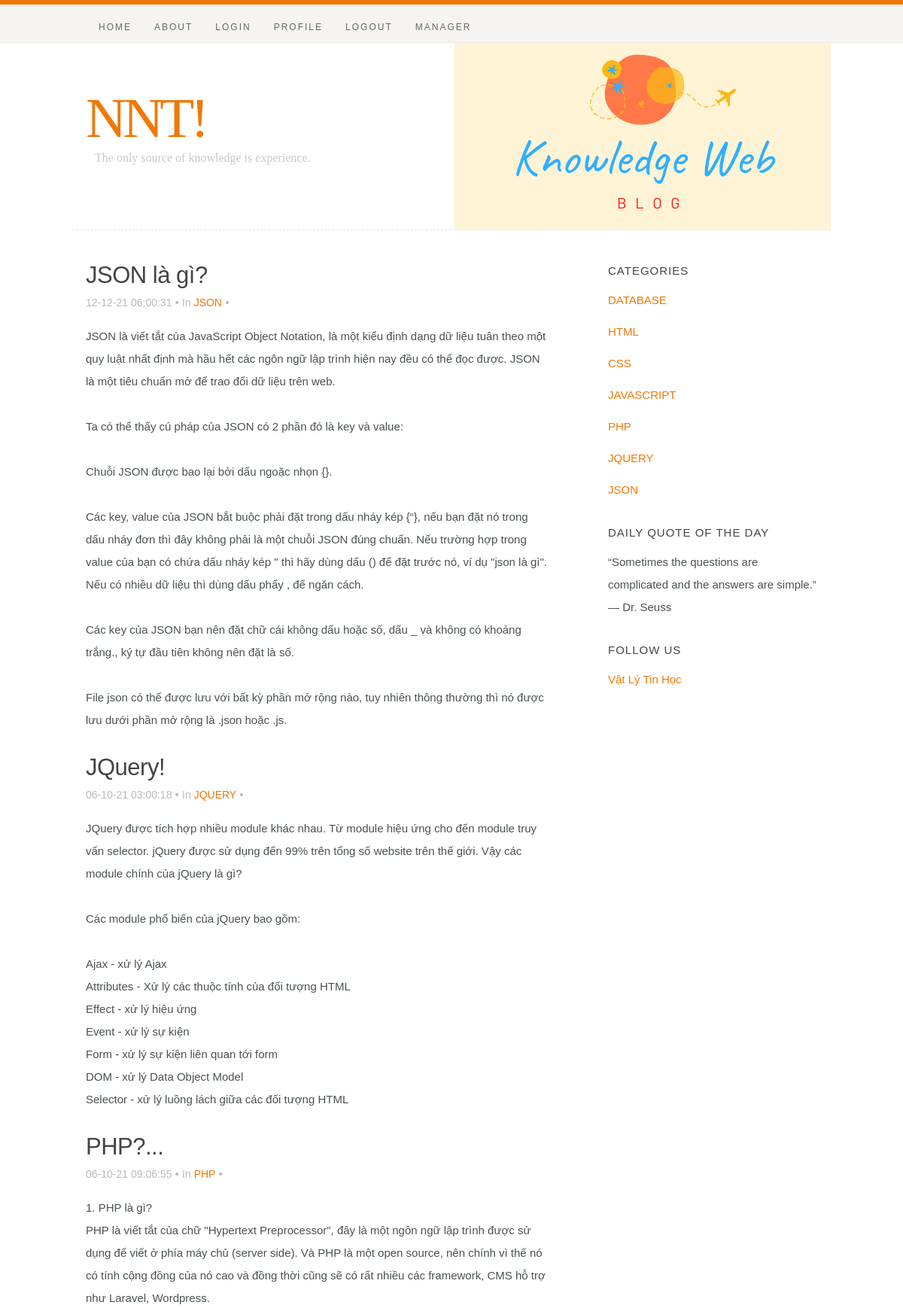
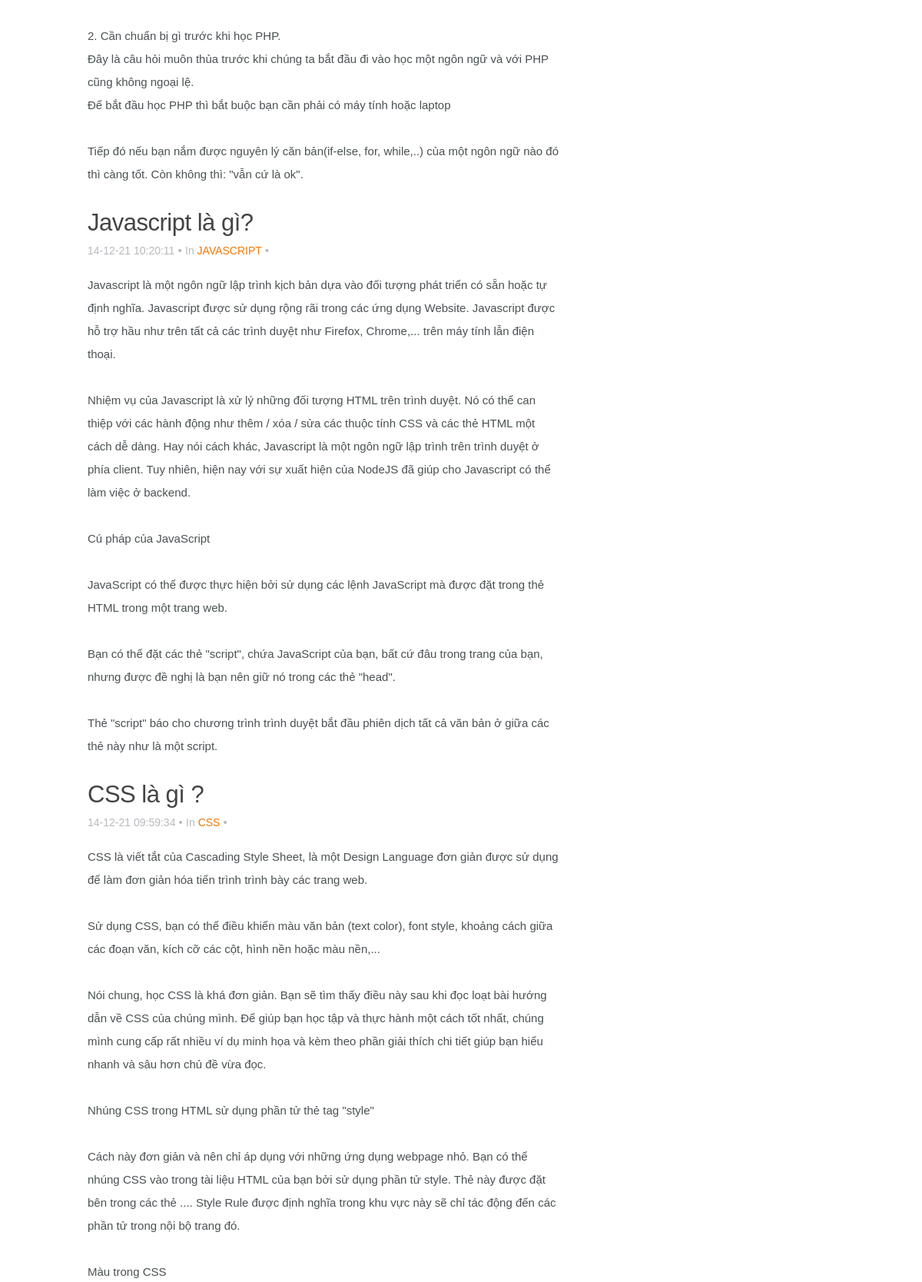
The page / (upper part) on the database its author committed (2 pictures, top to bottom).
### tables this page shows
CREATE TABLE IF NOT EXISTS `posts` (
  `id` int(6) NOT NULL AUTO_INCREMENT,
  `cat_id` int(3) NOT NULL,
  `title` varchar(255) NOT NULL,
  `contents` text NOT NULL,
  `date_posted` datetime NOT NULL,
  PRIMARY KEY (`id`)
);

CREATE TABLE IF NOT EXISTS `categories` (
  `id` int(3) NOT NULL AUTO_INCREMENT,
  `name` text NOT NULL,
  PRIMARY KEY (`id`)
);

### resources/functions/blog.php (called while the page is built, shortened)
<?php
function get_posts($id = null, $cat_id = null){
  global $conn;
    $posts = array();
    $query = "SELECT
              `posts`.`id` AS `post_id` ,
               `categories`.`id` AS `category_id`,
               `title`,`contents`,`date_posted`,
               `categories`.`name`
               FROM `posts`
               INNER JOIN `categories` ON `categories`.`id` = `posts`.`cat_id` " ;
    $query .= "ORDER BY `post_id` DESC";
    $query = mysqli_query($conn,$query);
    while($row = mysqli_fetch_assoc($query)){
    $posts[] = $row;
   }
   return $posts;
}
function get_categories($id = null){
  global $conn;
   $categories = array();
   $query = mysqli_query($conn,"SELECT `id`,`name` FROM `categories`");
   while($row = mysqli_fetch_assoc($query)){
    $categories[] = $row;
   }
   return $categories;
}

### index.php (the view, shortened to what this page needs)
<?php
$posts = get_posts((isset($_GET['id']))? $_GET['id'] : null);
?>
<!DOCTYPE html>
<html class="no-js" lang="en">
<head>
   <link rel="stylesheet" href="css/default.css">
	<link rel="stylesheet" href="css/layout.css">
	<link rel="stylesheet" href="css/media-queries.css">
</head>
<body>
   <header id="top">
   	<div class="row">
   		<div class="header-content twelve columns">
		      <h1 id="logo-text"><a href="index.php" title="">NNT!</a></h1>
				<p id="intro">The only source of knowledge is experience.</p>
			</div>
	   </div>
      <nav id="nav-wrap">
	   	<div class="row">
			   	<ul id="nav" class="nav">
			      	<li class="current"><a href="index.php">Home</a></li>
			      	<li><a href="page.html">About</a></li>
                  <li><a href="login.php">Login</a></li>
                  <li><a href="profile.php">Profile</a></li>
                  <li><a href="logout.php">Logout</a></li>
                  <li><a href="admin.php">Manager</a></li>
			   	</ul>
	   	</div>
	   </nav>
   </header>
   <div id="content-wrap">
   	<div class="row">
   		<div id="main" class="eight columns">
	   		<article class="entry">
		<?php
     foreach($posts as $post){
      ?>
					<header class="entry-header">
						<h2 class="entry-title">
							<h2><a href='index.php?id=<?php echo $post['post_id']; ?>' ><?php echo $post['title']; ?></a></h2>
						</h2>
						<div class="entry-meta">
							<ul>
								<li> <?php echo date('d-m-y h:i:s',strtotime($post['date_posted'])); ?></li>
								<span class="meta-sep">&bull;</span>
								<li><a href="#" title="" rel="category tag">In <a href='category.php?id=<?php echo $post['category_id']; ?>' ><?php echo "<font color='#f17806'>".$post['name']."</font>"; ?></a></li>
								<span class="meta-sep">&bull;</span>
							</ul>
						</div>
					</header>
					<div class="entry-content">
						<p><?php echo nl2br($post['contents']); ?></p>
					</div>
									 <?php
     }
     ?>
				</article>
   		</div>
   		<div id="sidebar" class="four columns">
   			<div class="widget widget_categories group">
   				<h3>Categories</h3>
   				<?php
     foreach(get_categories() as $category){
     ?>
      <p><a href="category.php?id=<?php echo $category['id'];?>"><?php echo $category['name']; ?></a>
     <?php
     }
     ?>
				</div>
				<div class="widget widget_text group">
					<h3>Daily Quote of the Day</h3>
   				<p>“Sometimes the questions are complicated and the answers are simple.” ― Dr. Seuss</p>
   			</div>
            <div class="widget widget_text group">
					<h3>Follow us</h3>
               <a href="https://phys.hcmus.edu.vn/vat-ly-tin-hoc">Vật Lý Tin Học</a>
            </div>
   		</div>
   	</div>
   </div>
</body>
</html>

### css/default.css (style rules this page uses)
html, body, div, span, object, iframe, h1, h2, h3, h4, h5, h6, p, blockquote, pre, abbr, address, cite, code, del, dfn, em, img, ins, kbd, q, samp, small, strong, sub, sup, var, b, i, dl, dt, dd, ol, ul, li, fieldset, form, label, legend, table, caption, tbody, tfoot, thead, tr, th, td, article, aside, canvas, details, figcaption, figure, footer, header, hgroup, menu, nav, section, summary, time, mark, audio, video { margin: 0; padding: 0; border: 0; outline: 0; font-size: 100%; vertical-align: baseline; background: transparent; }
article,aside,details,figcaption,figure, footer,header,hgroup,menu,nav,section { display: block; }
*, *:before, *:after { -moz-box-sizing: border-box; -webkit-box-sizing: border-box; box-sizing: border-box; }
html { font-size: 62.5%; }
body { background: #fff; font-family: 'merriweather-regular', sans-serif; font-weight: normal; font-size: 15px; line-height: 30px; color: #4A5153; -webkit-font-smoothing: antialiased; -webkit-text-size-adjust: 100%; }
h1, h2, h3, h4, h5, h6 { color: #444; font-family: 'opensans-semibold', sans-serif; font-weight: normal; text-rendering: optimizeLegibility; }
h1 a, h2 a, h3 a, h4 a, h5 a, h6 a { font-weight: inherit; }
h1 { font-size: 38px; line-height: 42px; margin-bottom: 12px; letter-spacing: -1px; }
h2 { font-size: 28px; line-height: 36px; margin-bottom: 6px; }
h3 { font-size: 22px; line-height: 30px; margin-bottom: 12px; }
p { margin: 0 0 30px 0; }
a, a:visited { text-decoration: none; outline: 0; color: #f17806; -webkit-transition: color .3s ease-in-out; -moz-transition: color .3s ease-in-out; -o-transition: color .3s ease-in-out; transition: color .3s ease-in-out; }
p a, p a:visited { line-height: inherit; }
ul, ol { margin-bottom: 24px; margin-top: 12px; }
ul { list-style: none }
ul li { padding-left: 4px; }
.row { width: 94%; max-width: 1008px; margin: 0 auto; }
.row:before, .row:after { content: " "; display: table; }
.row:after { clear: both; }
.column, .columns { position: relative; padding: 0 18px; min-height: 1px; float: left; }
[class*="column"] + [class*="column"]:last-child { float: right; }
.four, .row .four { width: 33.33333%; }
.eight, .row .eight { width: 66.66667%; }
.twelve, .row .twelve { width: 100%; }
.group:before, .group:after { content: " "; display: table; }
.group:after { clear: both; }

### css/media-queries.css (style rules this page uses)
@media only screen and (min-width: 768px) { #nav-wrap ul#nav { display: block !important; } }

### rows shown on the page
posts: title "JSON là gì?", date_posted "12-12-21 06:00:31", categories.name "JSON", contents "JSON là viết tắt của JavaScript Object Notation, là một kiểu định dạng dữ liệu tuân theo một quy luật nhất định mà hầu hết các ngôn ngữ lập trình hiện nay đều có thể đọc được. JSON là một tiêu chuẩn mở để trao đổi dữ liệu trên web. Ta có thể thấy cú pháp của JSON có 2 phần đó là key và value: Chuỗi JSON được bao lại bởi dấu ngoặc nhọn {}. Các key, value của JSON bắt buộc phải đặt trong dấu nháy kép {“}, nếu bạn đặt nó trong dấu nháy đơn thì đây không phải là một chuỗi JSON đúng chuẩn. Nếu trường hợp trong value của bạn có chứa dấu nháy kép \" thì hãy dùng dấu () để đặt trước nó, ví dụ \"json là gì\". Nếu có nhiều dữ liệu thì dùng dấu phẩy , để ngăn cách. Các key của JSON bạn nên đặt chữ cái…"
posts: title "JQuery!", date_posted "06-10-21 03:00:18", categories.name "JQUERY", contents "JQuery được tích hợp nhiều module khác nhau. Từ module hiệu ứng cho đến module truy vấn selector. jQuery được sử dụng đến 99% trên tổng số website trên thế giới. Vậy các module chính của jQuery là gì? Các module phổ biến của jQuery bao gồm: Ajax - xử lý Ajax Attributes - Xử lý các thuộc tính của đối tượng HTML Effect - xử lý hiệu ứng Event - xử lý sự kiện Form - xử lý sự kiện liên quan tới form DOM - xử lý Data Object Model Selector - xử lý luồng lách giữa các đối tượng HTML"
posts: title "PHP?...", date_posted "06-10-21 09:06:55", categories.name "PHP", contents "1. PHP là gì? PHP là viết tắt của chữ \"Hypertext Preprocessor\", đây là một ngôn ngữ lập trình được sử dụng để viết ở phía máy chủ (server side). Và PHP là một open source, nên chính vì thế nó có tính cộng đồng của nó cao và đồng thời cũng sẽ có rất nhiều các framework, CMS hỗ trợ như Laravel, Wordpress. 2. Cần chuẩn bị gì trước khi học PHP. Đây là câu hỏi muôn thủa trước khi chúng ta bắt đầu đi vào học một ngôn ngữ và với PHP cũng không ngoại lệ. Để bắt đầu học PHP thì bắt buộc bạn cần phải có máy tính hoặc laptop Tiếp đó nếu bạn nắm được nguyên lý căn bản(if-else, for, while,..) của một ngôn ngữ nào đó thì càng tốt. Còn không thì: \"vẫn cứ là ok\"."
posts: title "Javascript là gì?", date_posted "14-12-21 10:20:11", categories.name "JAVASCRIPT", contents "Javascript là một ngôn ngữ lập trình kịch bản dựa vào đối tượng phát triển có sẵn hoặc tự định nghĩa. Javascript được sử dụng rộng rãi trong các ứng dụng Website. Javascript được hỗ trợ hầu như trên tất cả các trình duyệt như Firefox, Chrome,... trên máy tính lẫn điện thoại. Nhiệm vụ của Javascript là xử lý những đối tượng HTML trên trình duyệt. Nó có thể can thiệp với các hành động như thêm / xóa / sửa các thuộc tính CSS và các thẻ HTML một cách dễ dàng. Hay nói cách khác, Javascript là một ngôn ngữ lập trình trên trình duyệt ở phía client. Tuy nhiên, hiện nay với sự xuất hiện của NodeJS đã giúp cho Javascript có thể làm việc ở backend. Cú pháp của JavaScript JavaScript có thể được thực…"
posts: title "CSS là gì ?", date_posted "14-12-21 09:59:34", categories.name "CSS", contents "CSS là viết tắt của Cascading Style Sheet, là một Design Language đơn giản được sử dụng để làm đơn giản hóa tiến trình trình bày các trang web. Sử dụng CSS, bạn có thể điều khiển màu văn bản (text color), font style, khoảng cách giữa các đoạn văn, kích cỡ các cột, hình nền hoặc màu nền,... Nói chung, học CSS là khá đơn giản. Bạn sẽ tìm thấy điều này sau khi đọc loạt bài hướng dẫn về CSS của chúng mình. Để giúp bạn học tập và thực hành một cách tốt nhất, chúng mình cung cấp rất nhiều ví dụ minh họa và kèm theo phần giải thích chi tiết giúp bạn hiểu nhanh và sâu hơn chủ đề vừa đọc. Nhúng CSS trong HTML sử dụng phần tử thẻ tag \"style\" Cách này đơn giản và nên chỉ áp dụng với những ứng dụng…"
categories: name "DATABASE"
categories: name "HTML"
categories: name "CSS"
categories: name "JAVASCRIPT"
categories: name "PHP"
categories: name "JQUERY"
categories: name "JSON"
